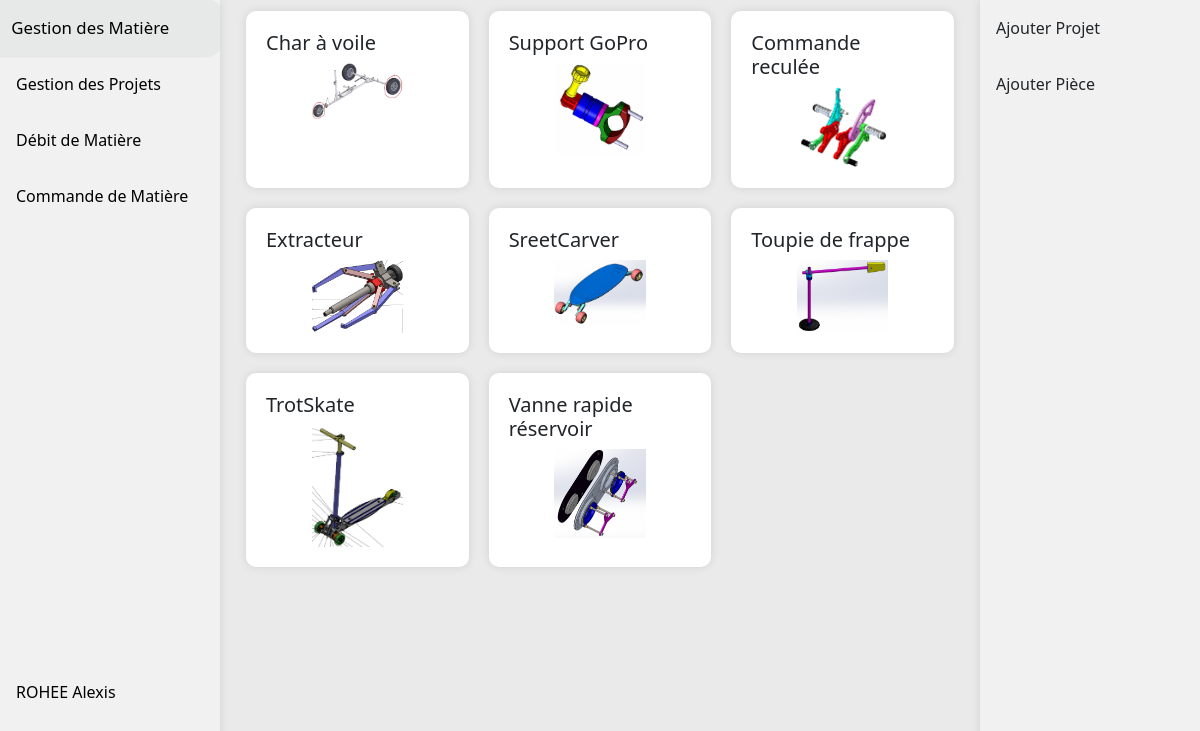
/gestionProjet.php (signed in), run on the app's committed database.
### tables this page shows
CREATE TABLE IF NOT EXISTS `projet` (
  `id_projet` int NOT NULL AUTO_INCREMENT,
  `nom` varchar(100) NOT NULL,
  `img` varchar(100) NOT NULL,
  PRIMARY KEY (`id_projet`)
);

### php/SQLConnexion.php (called while the page is built, shortened)
<?php
class SQLConnexion {
    private $conn;
    public function __construct()
    {
        $servername = "localhost";
        $username = "root";
        $password = "";
        $bddname = "gestionStock";
        try {
            $this->conn = new PDO("mysql:host=$servername;dbname=".$bddname, $username, $password);
            $this->conn->setAttribute(PDO::ATTR_ERRMODE, PDO::ERRMODE_EXCEPTION);
        } catch(PDOException $e) {
        }
    }
    public function conbdd(): PDO {
        return $this->conn;
    }
}

### html/gestionProjet.php (the view, shortened to what this page needs)
        <!DOCTYPE html>
<html lang="en" xmlns="http://www.w3.org/1999/html">
<head>
    <link href="https://cdn.jsdelivr.net/npm/bootstrap@5.1.3/dist/css/bootstrap.min.css" rel="stylesheet">
    <link rel="stylesheet" href="https://use.fontawesome.com/releases/v6.4.2/css/all.css" />
    <link rel="stylesheet" href="https://cdn.datatables.net/1.13.7/css/jquery.dataTables.css" />
    <link rel="stylesheet" href="../css/styles.css"/>
</head>
<body>
<?php
include '../php/SQLConnexion.php';
$conn = new SQLConnexion();
$req = $conn->conbdd()->query("SELECT * FROM projet");
$resProjet = $req->fetchAll();
?>
<div class="side-bar-big">
    <a href="gestionMatiere.php">Gestion des Matière</a>
    <a href="gestionProjet.php">Gestion des Projets</a>
    <a href="debitMatiere.php">Débit de Matière</a>
    <a href="#">Commande de Matière</a>
    <a class="account" href="#"><?=$_SESSION['nom'] . " " . $_SESSION['prenom']?></a>
</div>
<div class="side-bar-action">
    <a onclick="afficher()">Ajouter Projet</a>
    <a onclick="afficherPiece()">Ajouter Pièce</a>
</div>
<div class="content" style="">
    <?php
    foreach ($resProjet as $projet) {
    ?>
    <div class="case" onclick="">
        <h5><?=$projet["nom"]?></h5>
        <img src="projetLestrelin/<?= $projet["img"]?>">
    </div>
    <?php }?>
</div>
</body>
</html>

### css/styles.css (style rules this page uses)
html, body { height: 100%; background-color: #eaeaea; }
.side-bar-action { right: 0; margin: 0; padding: 0; width: 220px; background-color: #f1f1f1; position: fixed; height: 100%; overflow: auto; box-shadow: 0 0 10px rgba(0, 0, 0, 0.1); }
.side-bar-action a { display: block; color: black; padding: 16px; text-decoration: none; }
.side-bar-big { margin: 0; padding: 0; width: 220px; background-color: #f1f1f1; position: fixed; height: 100%; overflow: auto; box-shadow: 0 0 10px rgba(0, 0, 0, 0.1); }
.side-bar-big a { display: block; color: black; padding: 16px; text-decoration: none; }
.side-bar-big a.account { display: block; color: black; padding: 16px; text-decoration: none; margin-top: 200%; }
div.content { background-color: #eaeaea; margin-right:220px; margin-left: 220px; padding: 1px 16px; }
.content { display: flex; flex-wrap: wrap; }
.case img { width: 50%; height: auto; display:block; margin-left:auto; margin-right: auto; }
.case { margin: 10px; width: calc(33.33% - 20px); background-color: #fff; padding: 20px; border-radius: 10px; box-shadow: 0 0 10px rgba(0, 0, 0, 0.1); display: inline-block; box-sizing: border-box; }

### data on the page
projet: nom "Char à voile", img (picture)
projet: nom "Support GoPro", img (picture)
projet: nom "Commande reculée", img (picture)
projet: nom "Extracteur", img (picture)
projet: nom "SreetCarver", img (picture)
projet: nom "Toupie de frappe", img (picture)
projet: nom "TrotSkate", img (picture)
projet: nom "Vanne rapide réservoir", img (picture)

### other printed values
$_SESSION['nom'] "ROHEE"
$_SESSION['prenom'] "Alexis"
